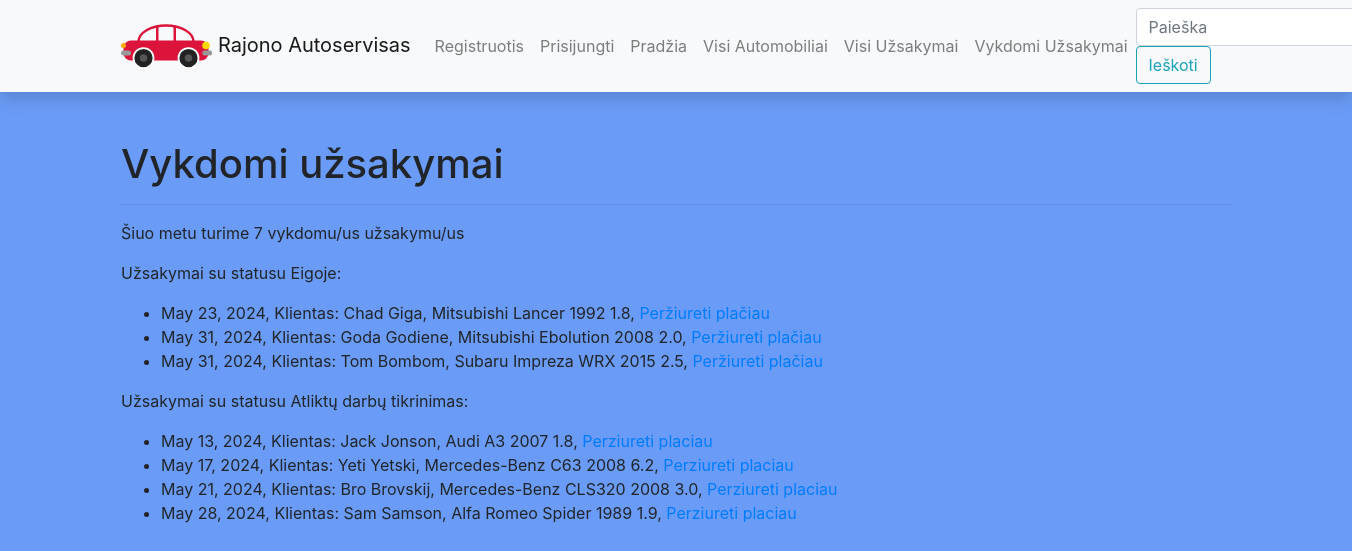
/autoservice/curorders/, run on an earlier commit of the app's database.
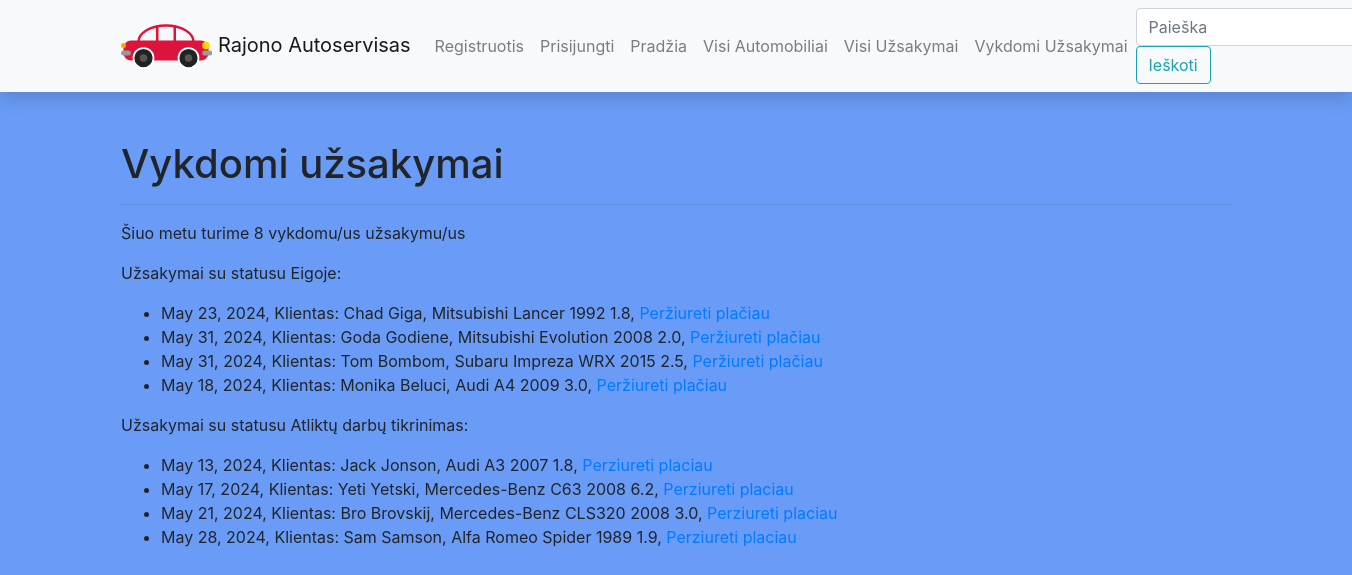
And on a later commit of the database.
### autoserviceapp/models.py (models this page shows, shortened)
class Uzsakymas(models.Model):
    data = models.DateField('Data', blank=True, null=True)
    automobilis = models.ForeignKey(Automobilis, on_delete=models.CASCADE)
    uzsakovas = models.ForeignKey(User, on_delete=models.SET_NULL, null=True, blank=True)
    grazinimo_terminas = models.DateField('Gražinimo data', blank=True, null=True)
    CAR_STATUS = (
        ('p', 'Priimtas'),
        ('e', 'Eigoje'),
        ('ap', 'Atliktų darbų patikrinimas'),
        ('i', 'Įvykdytas')
    )
    status = models.CharField(
        max_length=2,
        choices=CAR_STATUS,
        blank=True,
        default='a',
        help_text='Uzsakymo statusas'
    )
    class Meta:
        verbose_name = 'Užsakymas'
        verbose_name_plural = 'Užsakymai'

class Automobilis(models.Model):
    valstybinis_nr = models.CharField('Valstybinis Nr.', max_length=6)
    vin = models.IntegerField('VIN code', default=make_random_vin)
    klientas = models.CharField('Klientas', max_length=20)
    automobilio_modelis = models.ForeignKey(AutomobilioModelis, on_delete=models.CASCADE)
    aprasymas = HTMLField(null=True, blank=True)
    cover = models.ImageField('Viršelis', upload_to='covers', null=True, blank=True)
    class Meta:
        verbose_name = 'Automobilis'
        verbose_name_plural = 'Automobiliai'

class AutomobilioModelis(models.Model):
    marke = models.CharField('Marke', max_length=20)
    modelis = models.CharField('Modelis', max_length=20)
    metai = models.IntegerField('Metai')
    variklis = models.CharField('Variklis', max_length=3)
    def __str__(self):
        return f'{self.marke} {self.modelis} {self.metai} {self.variklis}'
    class Meta:
        verbose_name = 'Automobilio modelis'
        verbose_name_plural = 'Automobilio modeliai'
        ordering = ['marke']

### autoserviceapp/views.py (the view)
# urls.py: path('curorders/', views.get_all_current_orders_count, name='curorders'),
def get_all_current_orders_count(request):
    vykdomu_uzsakymai = Uzsakymas.objects.filter(status__exact='e').count()
    vykdomu_uzsakymai2 = Uzsakymas.objects.filter(status__exact='ap').count()
    vykdomu_uzsakymu_kiekis = vykdomu_uzsakymai + vykdomu_uzsakymai2
    uzsakymai1 = Uzsakymas.objects.filter(status__exact='e').all()
    usakymai2 = Uzsakymas.objects.filter(status__exact='ap').all()
    context = {
        'kiekis': vykdomu_uzsakymu_kiekis,
        'uzsakymai1': uzsakymai1,
        'uzsakymai2': usakymai2,
    }
    return render(request, 'curorders.html', context=context)

### autoserviceapp/templates/curorders.html
{% extends 'base.html' %}
{% block content %}
<h1>Vykdomi užsakymai</h1>
<hr/>
<p>Šiuo metu turime {{ kiekis }} vykdomu/us užsakymu/us</p>
<p>Užsakymai su statusu Eigoje:</p>
<ul>
    {% for uzsakymas_obj in uzsakymai1 %}
    <li>
        {{ uzsakymas_obj.data }},
        Klientas: {{ uzsakymas_obj.automobilis.klientas }},
        {{ uzsakymas_obj.automobilis.automobilio_modelis }},
        <a href="{% url 'order' uzsakymas_obj.id %}">Peržiureti plačiau</a>
    </li>
    {% endfor %}
</ul>
<p>Užsakymai su statusu Atliktų darbų tikrinimas:</p>
<ul>
    {% for uzsakymas_obj in uzsakymai2 %}
    <li>
        {{ uzsakymas_obj.data }},
        Klientas: {{ uzsakymas_obj.automobilis.klientas }},
        {{ uzsakymas_obj.automobilis.automobilio_modelis }},
        <a href="{% url 'order' uzsakymas_obj.id %}">Perziureti placiau</a>
    </li>
    {% endfor %}
</ul>
{% endblock %}

What changed in the data, as far as the page shows it:
changed through a linked row, Uzsakymas "Goda Godiene": automobilis.automobilio_modelis "Mitsubishi Ebolution 2008 2.0" → "Mitsubishi Evolution 2008 2.0"
added Uzsakymas: data "May 18, 2024", automobilis.klientas "Monika Beluci", automobilis.automobilio_modelis "Audi A4 2009 3.0", shown under "Vykdomi užsakymai"
Also different on the page:
{{ kiekis }}: "7" → "8"
